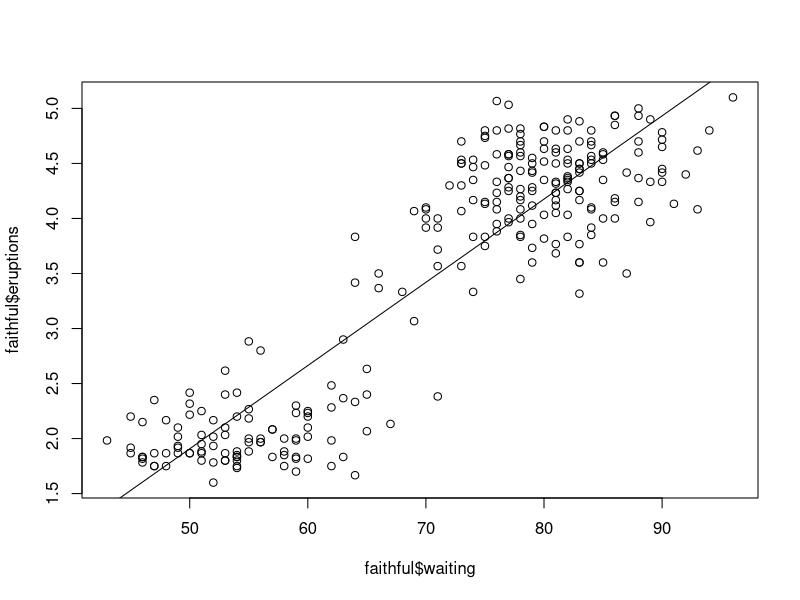

This chart was generated by the following R code:

linm <- lm(faithful$eruptions ~ faithful$waiting)
plot(faithful$waiting, faithful$eruptions)
abline(linm)

library(cluster) # Make sure cluster package is loaded
clusters <- clara(faithful, k = 2, metric = "euclidean", stand = FALSE, samples = 5)
summary(clusters)
